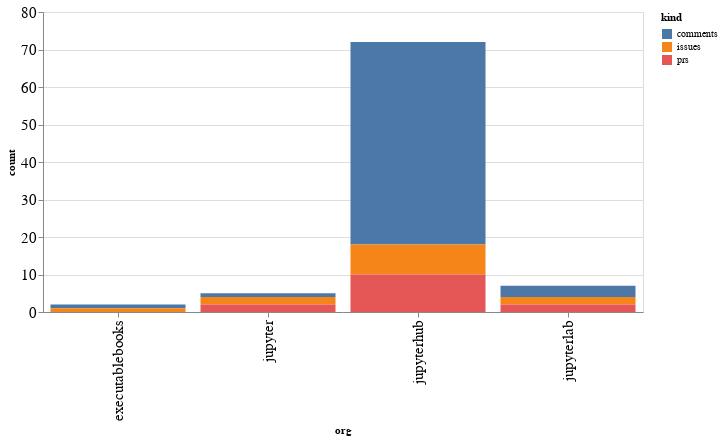

Here is the notebook cell this chart was saved with:
### Code cell
alt.Chart(org_summaries, width=600).mark_bar().encode(
    x='org',
    y='count',
    color='kind',
    tooltip="org"
)

### Figure 1 — Vega-Lite specification as saved in the notebook (floating-point values rounded to 4 significant figures)
{"config": {"axisLeft": {"labelFontSize": 15}, "axisBottom": {"labelFontSize": 15}}, "data": {"name": "data-baef84ef23357923a85b07a72cbcd8c3"}, "mark": "bar", "encoding": {"color": {"type": "nominal", "field": "kind"}, "tooltip": {"type": "nominal", "field": "org"}, "x": {"type": "nominal", "field": "org"}, "y": {"type": "quantitative", "field": "count"}}, "width": 600, "$schema": "https://vega.github.io/schema/vega-lite/v4.8.1.json", "datasets": {"data-baef84ef23357923a85b07a72cbcd8c3": [{"org": "executablebooks", "kind": "comments", "count": 1}, {"org": "executablebooks", "kind": "issues", "count": 1}, {"org": "jupyter", "kind": "comments", "count": 1}, {"org": "jupyter", "kind": "issues", "count": 2}, {"org": "jupyter", "kind": "prs", "count": 2}, {"org": "jupyterhub", "kind": "comments", "count": 54}, {"org": "jupyterhub", "kind": "issues", "count": 8}, {"org": "jupyterhub", "kind": "prs", "count": 10}, {"org": "jupyterlab", "kind": "comments", "count": 3}, {"org": "jupyterlab", "kind": "issues", "count": 2}, {"org": "jupyterlab", "kind": "prs", "count": 2}]}}
